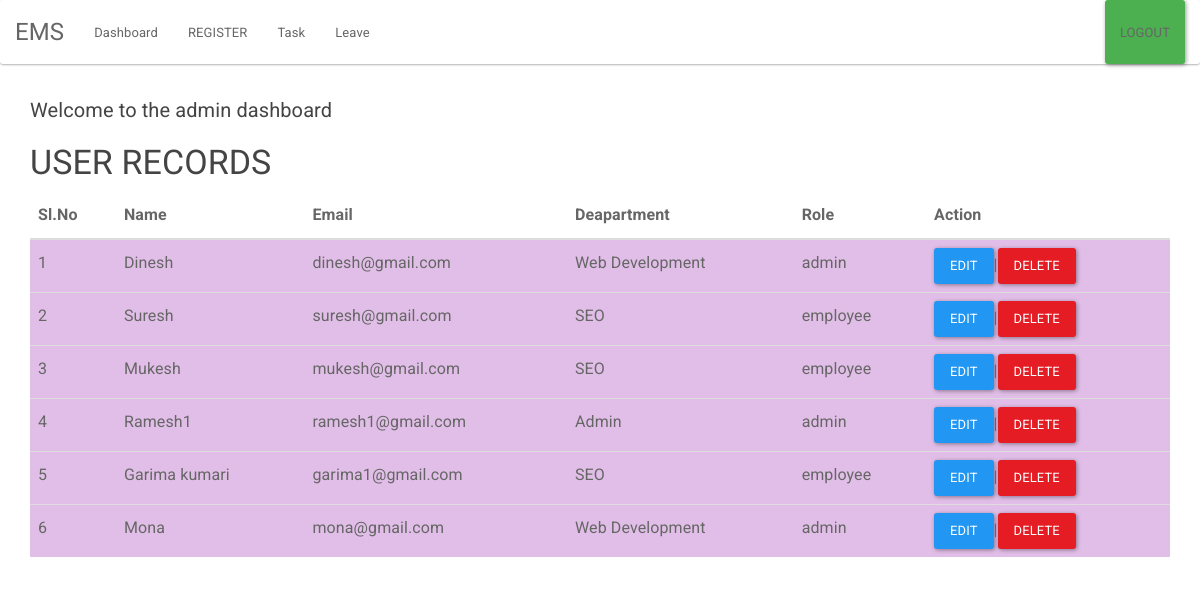
The page /admin/dashboard.php (signed in) on the database its author committed.
### tables this page shows
CREATE TABLE IF NOT EXISTS `users` (
  `user_id` int(255) NOT NULL AUTO_INCREMENT,
  `name` varchar(1000) NOT NULL,
  `email` varchar(1000) NOT NULL,
  `password` varchar(1000) NOT NULL,
  `department` varchar(1000) NOT NULL,
  `role` varchar(100) NOT NULL,
  `created_on` timestamp NOT NULL DEFAULT CURRENT_TIMESTAMP ON UPDATE CURRENT_TIMESTAMP,
  PRIMARY KEY (`user_id`)
);

### admin/dashboard.php (the view, shortened to what this page needs)
<?php
include "../auth/auth.php";
?>
<html>
<head>
<link rel="stylesheet "href="../css/style.css" type="text/css">
</head>
<body>
  <?php include "header.php";?>
  <div class="container">
<?php echo"<h5>Welcome to the admin dashboard</h5>";?>
<h3> USER RECORDS</h3>
<table class="table table-striped table-hover ">
  <thead>
    <tr>
      <th>Sl.No</th>
      <th>Name</th>
      <th>Email</th>
      <th>Deapartment</th>
      <th>Role</th>
      <th>Action</th>
    </tr>
  </thead>
  <tbody>
<?php
$i=1;
$query="SELECT * FROM users ";
$res=mysqli_query($conn,$query);
$count=mysqli_num_rows($res);
if($count>0)
{
while($row=mysqli_fetch_array($res))
{
?>
    <tr class="info">
      <td><?php echo $i;?></td>
      <td><?php echo $row['name'];?></td>
      <td><?php echo $row['email'];?></td>
      <td><?php echo $row['department'];?></td>
      <td><?php echo $row['role'];?></td>
      <td><a class="btn btn-primary" href="edit_user.php?id=<?php echo $row['user_id'];?>">Edit</a>|<a class="btn btn-danger" href="delete_user.php?id=<?php echo $row['user_id'];?>">Delete</td>
    </tr>
<?php
$i++;
}}
else
{
	echo"No data found";
}
?>
  </tbody>
</table>
</div>
</body>
</html>

### admin/header.php (shortened to what this page needs)
 <header>
<nav class="navbar navbar-default">
  <div class="container-fluid">
    <div class="navbar-header">
      <a class="navbar-brand" href="#">EMS</a>
    </div>
    <div class="collapse navbar-collapse" id="bs-example-navbar-collapse-1">
      <ul class="nav navbar-nav">
        <li><a href="dashboard.php">Dashboard</a></li>
        <li><a href="register.php">REGISTER</a></li>
         <li><a href="task.php">Task</a></li>
          <li><a href="assign_leave.php">Leave</a></li>
              </ul>
      <ul class="nav navbar-nav navbar-right">
        <li><a class="btn btn-success text-white" href="logout.php">LOGOUT</a></li>
      </ul>
    </div>
  </div>
</nav>
  </header>

### rows shown on the page
users: name "Dinesh", email "dinesh@gmail.com", department "Web Development", role "admin"
users: name "Suresh", email "suresh@gmail.com", department "SEO", role "employee"
users: name "Mukesh", email "mukesh@gmail.com", department "SEO", role "employee"
users: name "Ramesh1", email "ramesh1@gmail.com", department "Admin", role "admin"
users: name "Garima kumari", email "garima1@gmail.com", department "SEO", role "employee"
users: name "Mona", email "mona@gmail.com", department "Web Development", role "admin"
